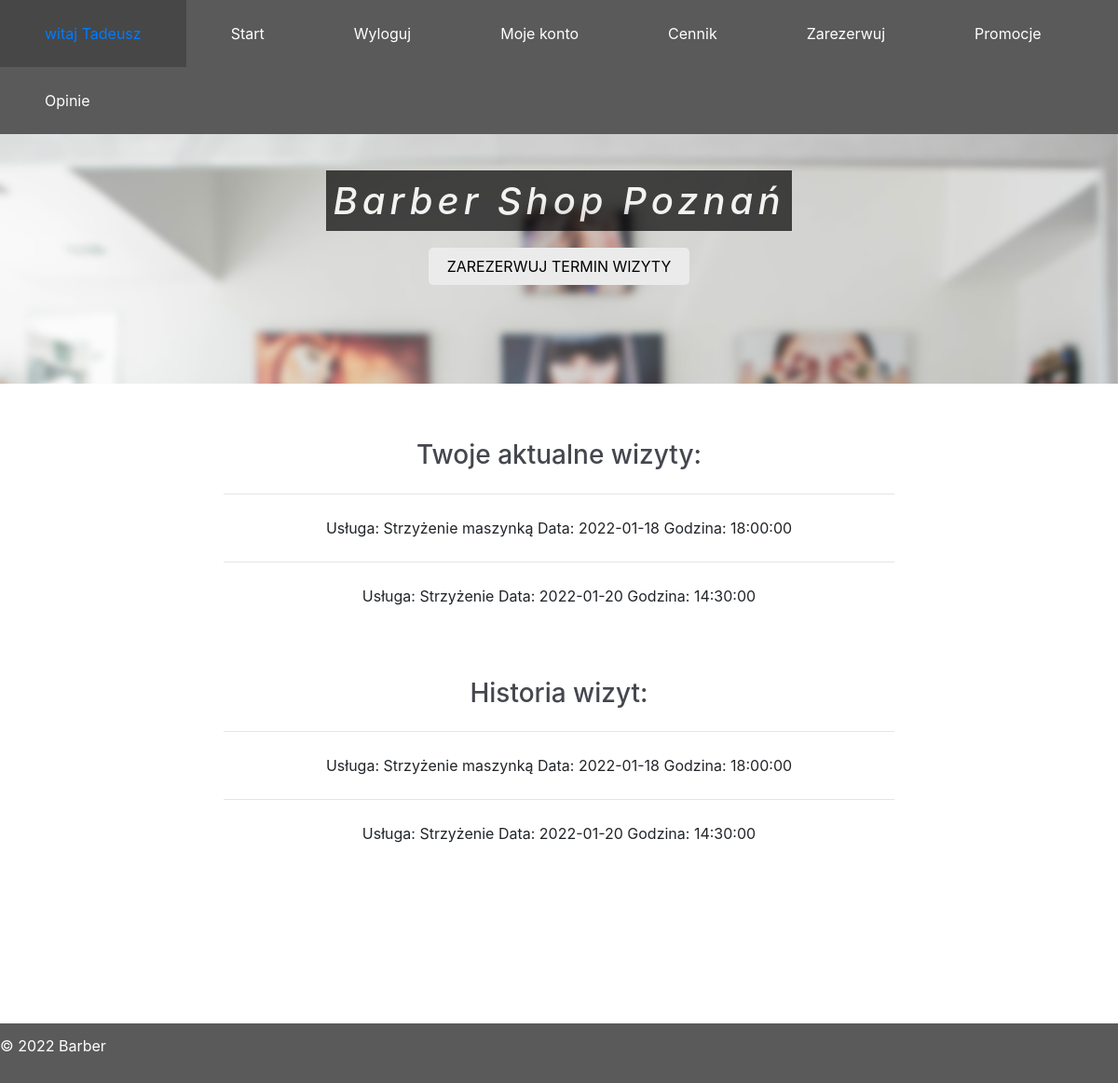
Screenshot of /user.php (signed in) with the database file from the repository.
### tables this page shows
CREATE TABLE `reservation` (
  `ID_reservation` int(11) NOT NULL,
  `ID_uslugi` int(11) NOT NULL,
  `ID_os` int(11) NOT NULL,
  `ID_emp` int(11) NOT NULL,
  `Data` date NOT NULL,
  `Godzina` time NOT NULL
);

CREATE TABLE `uslugi` (
  `ID_uslugi` int(11) NOT NULL,
  `Usluga` text NOT NULL,
  `Cena` int(11) NOT NULL
);

### user.php (the view, shortened to what this page needs)
<!DOCTYPE html>
<html>
<head>
<link rel="stylesheet" href="style/style.css">
<link href="css/bootstrap-4.3.1.css" rel="stylesheet">
<link href='https://code.ionicframework.com/ionicons/2.0.1/css/ionicons.min.css' rel='stylesheet' type='text/css'>
<link rel="stylesheet" href="https://cdnjs.cloudflare.com/ajax/libs/normalize/5.0.0/normalize.min.css">
</head>
<body>
<div class="menu-container">
  <div class="menu">
    <ul>
      <li><a href="#">
        <?php
        echo( "witaj " . $_SESSION[ 'Imie' ] );
        ?>
        </a></li>
      <li><a href="index.php">Start</a></li>
      <li> <a href="logout.php">Wyloguj</a></li>
      <li><a href="user.php">Moje konto</a>
      </li>
      <li><a href="home.php#price_listA">Cennik</a></li>
      <li><a href="rezerwacja.php">Zarezerwuj</a></li>
      <li><a href="home.php#promo">Promocje</a></li>
      <li><a href="home.php#opinie">Opinie</a></li>
    </ul>
  </div>
</div>
<section class="banner_user">
  <div class="container center-text">
    <h1 style="line-height: 130%; ">
      <mark id="mark_top">Barber Shop Poznań </mark>
    </h1>
    <a class="button button-light" href="rezerwacja.php">Zarezerwuj termin wizyty</a> </div>
</section>
<div class="arch_info">
  <h3>Twoje aktualne wizyty:</h3>
  <?php
  $today_date = date( "Y-m-d" );
  require_once "connect.php";
  try {
    $polaczenie = mysqli_connect( $host, $db_user, $db_password, $db_name );
    if ( $polaczenie->connect_errno != 0 ) {
      throw new Exception( mysqli_connect_errno() );
    } else {
      $wyswietl = $polaczenie->query( "SELECT Usluga, Data, Godzina FROM reservation INNER JOIN uslugi ON reservation.ID_uslugi = uslugi.ID_uslugi WHERE ID_os='$_SESSION[ID_os]' AND Data >= '$today_date'" );
      if ( !$wyswietl ) throw new Exception( $polaczenie->error );
      else {
        while ( $row = mysqli_fetch_row( $wyswietl ) ) {
          echo( "<hr class='my-4'> <p>Usługa: " );
          echo( $row[ 0 ] );
          echo( "    Data:  " );
          echo( "$row[1]" );
          echo( "    Godzina:  " );
          echo( $row[ 2 ] );
          echo( "</p></hr>" );
        }
      }
    }
  } catch ( Exception $e ) {
    echo '<span style="color:red;">Błąd serwera! </span>';
    echo '<br />Informacja developerska: ' . $e;
  }
  ?>
</div>
<div class="arch_info">
  <h3>Historia wizyt:</h3>
  <?php
  require_once "connect.php";
  try {
    $polaczenie = mysqli_connect( $host, $db_user, $db_password, $db_name );
    if ( $polaczenie->connect_errno != 0 ) {
      throw new Exception( mysqli_connect_errno() );
    } else {
      $wyswietl = $polaczenie->query( "SELECT Usluga, Data, Godzina FROM reservation INNER JOIN uslugi ON reservation.ID_uslugi = uslugi.ID_uslugi WHERE ID_os='$_SESSION[ID_os]'" );
      if ( !$wyswietl ) throw new Exception( $polaczenie->error );
      else {
        while ( $row = mysqli_fetch_row( $wyswietl ) ) {
          echo( "<hr class='my-4'> <p>Usługa: " );
          echo( $row[ 0 ] );
          echo( "    Data:  " );
          echo( "$row[1]" );
          echo( "    Godzina:  " );
          echo( $row[ 2 ] );
          echo( "</p></hr>" );
        }
      }
    }
  } catch ( Exception $e ) {
    echo '<span style="color:red;">Błąd serwera! </span>';
    echo '<br />Informacja developerska: ' . $e;
  }
  ?>
</div>
<footer class="site-footer" style="margin-top: 16%;">
  <p>&copy; 2022 Barber </p>
</footer>
</body>
</html>

### style/style.css (style rules this page uses)
html, body, div, span, applet, object, iframe, h1, h2, h3, h4, h5, h6, p, blockquote, pre, a, abbr, acronym, address, big, cite, code, del, dfn, em, img, ins, kbd, q, s, samp, small, strike, strong, sub, sup, tt, var, b, u, i, center, dl, dt, dd, ol, ul, li, fieldset, form, label, legend, table, caption, tbody, tfoot, thead, tr, th, td, article, aside, canvas, details, embed, figure, figcaption, footer, header, hgroup, menu, nav, output, ruby, section, summary, time, mark, audio, video { margin: 0; padding: 0; border: 0; font-size: 100%; font: inherit; vertical-align: baseline; }
article, aside, details, figcaption, figure, footer, header, hgroup, menu, nav, section { display: block; }
body { line-height: 1; }
ol, ul { list-style: none; }
html { scroll-behavior: smooth; }
body { font-family: Arial, Helvetica, sans-serif; color: #7F8C8D; line-height: 1.7; height: 100%; }
p { margin-top: 6px; }
h2, h3, h4, label { color: #45474F; }
h1 { font-size: 54px; line-height: 1.2; }
h1, h3, h4, strong { font-weight: 600; }
h3 { font-size: 18px; }
section { clear: both; padding: 90px 0; overflow: auto; }
.container { max-width: 100%; margin-left: auto; margin-right: auto; height: auto !important; min-height: 100%; margin-top: 100px; }
.center-text { text-align: center; }
.button { display: inline-block; padding: 8px 20px; margin: 16px 0; text-decoration: none; text-transform: uppercase; border: none; border-radius: 5px; }
.button-light { background: #EBEBEB; color: black; }
.site-footer { background: #5a5a5a; color: #FFFFFF; padding: 1% 0 1% 0; }
a { text-decoration: none; }
#mark_top { background-color: black; color: #FFFFFF; opacity: 70%; font-style: italic; letter-spacing: 5px; }
.arch_info { padding-top: 5%; width: 60%; margin-left: auto; margin-right: auto; text-align: center; }
.banner_user { color: rgb(0, 0, 0); background: url("../img/salon.jpg") center; background-size: cover; background-repeat: no-repeat; background-position: center; background-attachment: fixed; }
.menu a { color: white; }
.menu-container { width: 100%; margin: 0 auto; background: #5a5a5a; position: fixed; z-index: 9; }
.menu-dropdown-icon:before { content: "\f489"; font-family: "Ionicons"; display: none; cursor: pointer; float: right; padding: 1.5em 2em; background: #5a5a5a; color: #333; }
.menu > ul { margin: 0 auto; width: 100%; list-style: none; padding: 0; position: relative; box-sizing: border-box; }
.menu > ul:before, .menu > ul:after { content: ""; display: table; }
.menu > ul:after { clear: both; }
.menu > ul > li { float: left; background: #5a5a5a; padding: 0; margin: 0; }
.menu > ul > li a { text-decoration: none; padding: 1.5em 3em; display: block; }

### rows the page displays
reservation: ID_uslugi.Usluga "Strzyżenie maszynką", Data "2022-01-18", Godzina "18:00:00"
reservation: ID_uslugi.Usluga "Strzyżenie", Data "2022-01-20", Godzina "14:30:00"

### other values shown
$_SESSION[ 'Imie' ] "Tadeusz"
